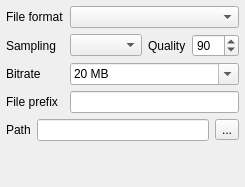
  <widget class="QDockWidget" name="recordingWidget">
   <property name="maximumSize">
    <size>
     <width>524287</width>
     <height>250</height>
    </size>
   </property>
   <property name="allowedAreas">
    <set>Qt::RightDockWidgetArea</set>
   </property>
   <property name="windowTitle">
    <string>Recording</string>
   </property>
   <attribute name="dockWidgetArea">
    <number>2</number>
   </attribute>
   <widget class="QWidget" name="dockWidgetContents_2">
    <layout class="QGridLayout" name="gridLayout_3">
     <property name="leftMargin">
      <number>6</number>
     </property>
     <property name="topMargin">
      <number>6</number>
     </property>
     <property name="rightMargin">
      <number>6</number>
     </property>
     <property name="bottomMargin">
      <number>6</number>
     </property>
     <property name="spacing">
      <number>6</number>
     </property>
     <item row="1" column="0">
      <widget class="QLabel" name="label_4">
       <property name="text">
        <string>Sampling</string>
       </property>
      </widget>
     </item>
     <item row="1" column="1">
      <widget class="QComboBox" name="cboSamplingFmt"/>
     </item>
     <item row="1" column="2">
      <widget class="QLabel" name="label_5">
       <property name="sizePolicy">
        <sizepolicy hsizetype="Fixed" vsizetype="Preferred">
         <horstretch>0</horstretch>
         <verstretch>0</verstretch>
        </sizepolicy>
       </property>
       <property name="text">
        <string>Quality</string>
       </property>
      </widget>
     </item>
     <item row="0" column="1" colspan="3">
      <widget class="QComboBox" name="cboOutFormat"/>
     </item>
     <item row="1" column="3">
      <widget class="QSpinBox" name="spnJpegQty">
       <property name="minimum">
        <number>50</number>
       </property>
       <property name="maximum">
        <number>100</number>
       </property>
       <property name="value">
        <number>90</number>
       </property>
      </widget>
     </item>
     <item row="3" column="0">
      <widget class="QLabel" name="label_7">
       <property name="text">
        <string>File prefix</string>
       </property>
      </widget>
     </item>
     <item row="0" column="0">
      <widget class="QLabel" name="label_3">
       <property name="sizePolicy">
        <sizepolicy hsizetype="Fixed" vsizetype="Preferred">
         <horstretch>0</horstretch>
         <verstretch>0</verstretch>
        </sizepolicy>
       </property>
       <property name="text">
        <string>File format</string>
       </property>
      </widget>
     </item>
     <item row="3" column="1" colspan="3">
      <widget class="QLineEdit" name="txtFilePrefix"/>
     </item>
     <item row="2" column="1" colspan="3">
      <widget class="QComboBox" name="cbBitrate">
       <property name="editable">
        <bool>true</bool>
       </property>
       <property name="currentIndex">
        <number>2</number>
       </property>
       <item>
        <property name="text">
         <string>100 MB</string>
        </property>
       </item>
       <item>
        <property name="text">
         <string>50 MB</string>
        </property>
       </item>
       <item>
        <property name="text">
         <string>20 MB</string>
        </property>
       </item>
       <item>
        <property name="text">
         <string>10 MB</string>
        </property>
       </item>
       <item>
        <property name="text">
         <string>5 MB</string>
        </property>
       </item>
       <item>
        <property name="text">
         <string>1 MB</string>
        </property>
       </item>
      </widget>
     </item>
     <item row="2" column="0">
      <widget class="QLabel" name="label_17">
       <property name="sizePolicy">
        <sizepolicy hsizetype="Fixed" vsizetype="Preferred">
         <horstretch>0</horstretch>
         <verstretch>0</verstretch>
        </sizepolicy>
       </property>
       <property name="text">
        <string>Bitrate</string>
       </property>
      </widget>
     </item>
     <item row="4" column="0" colspan="4">
      <layout class="QHBoxLayout" name="horizontalLayout_4">
       <property name="spacing">
        <number>6</number>
       </property>
       <item>
        <widget class="QLabel" name="label_6">
         <property name="text">
          <string>Path</string>
         </property>
        </widget>
       </item>
       <item>
        <widget class="QLineEdit" name="txtOutPath"/>
       </item>
       <item>
        <widget class="QToolButton" name="btnGetOutPath">
         <property name="text">
          <string>...</string>
         </property>
        </widget>
       </item>
      </layout>
     </item>
     <item row="5" column="0">
      <spacer name="verticalSpacer_2">
       <property name="orientation">
        <enum>Qt::Vertical</enum>
       </property>
       <property name="sizeHint" stdset="0">
        <size>
         <width>20</width>
         <height>40</height>
        </size>
       </property>
      </spacer>
     </item>
    </layout>
   </widget>
  </widget>
